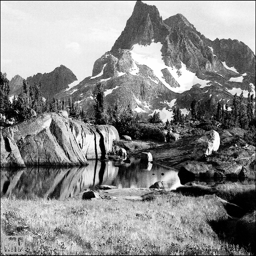
#> input picture 18JE0292_A7/Q3.png, 256 x 256 px
$ python Q3.py
#> lines starting #> are read from the running program, lines starting #| are printed output that depends on the picture
#!/usr/bin/env python3
# -*- coding: utf-8 -*-
"""
Created on Tue Feb 22 15:46:28 2022

@author: dhyeybm
"""
import numpy as np
import math
import cv2


img = cv2.imread('Q3.png',1)
#> img is the input picture: shape (256, 256, 3); min 0, max 255, mean 137.8
# img[:,:,2:3] = np.zeros((256,256,1))
# img[:,:,0:2] = np.zeros((256,256,2))

# print(img.shape)
cv2.imshow("Original",img)
cv2.waitKey(0)
# r = img[:,:,0:1]
# print(r.shape)
res = np.zeros(img.shape)
r,c,x = img.shape
#> r = 256; c = 256; x = 3
for i in range(r):
    for j in range(c):
        if img[i][j][0] >=210:
            res[i][j][0] = 255
        elif img[i][j][0]>=125:
            res[i][j][1] = 255
        elif img[i][j][0]>=9:
            res[i][j][2] = 255
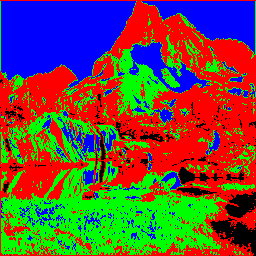
#> res: shape (256, 256, 3) float64; mean of channels 0, 1, 2 61.8, 76.1, 105.1; drawn as B, G, R

cv2.imshow("Segmentation",res)
cv2.waitKey(0)


# cv2.destroyAllWindows()

$ run again, with 18JE0292_A7/Q1.jpg saved as 18JE0292_A7/Q3.png
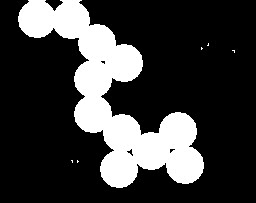
#> input picture 18JE0292_A7/Q1.jpg, 256 x 203 px
#> img is the input picture: shape (203, 256, 3); min 0, max 255, mean 59.1
#> after the loop `for i in range(r):`:
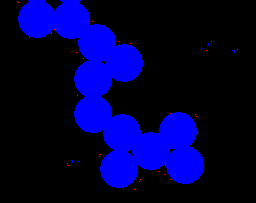
#> res: shape (203, 256, 3) float64; mean of channels 0, 1, 2 59.2, 0, 0.1; drawn as B, G, R
